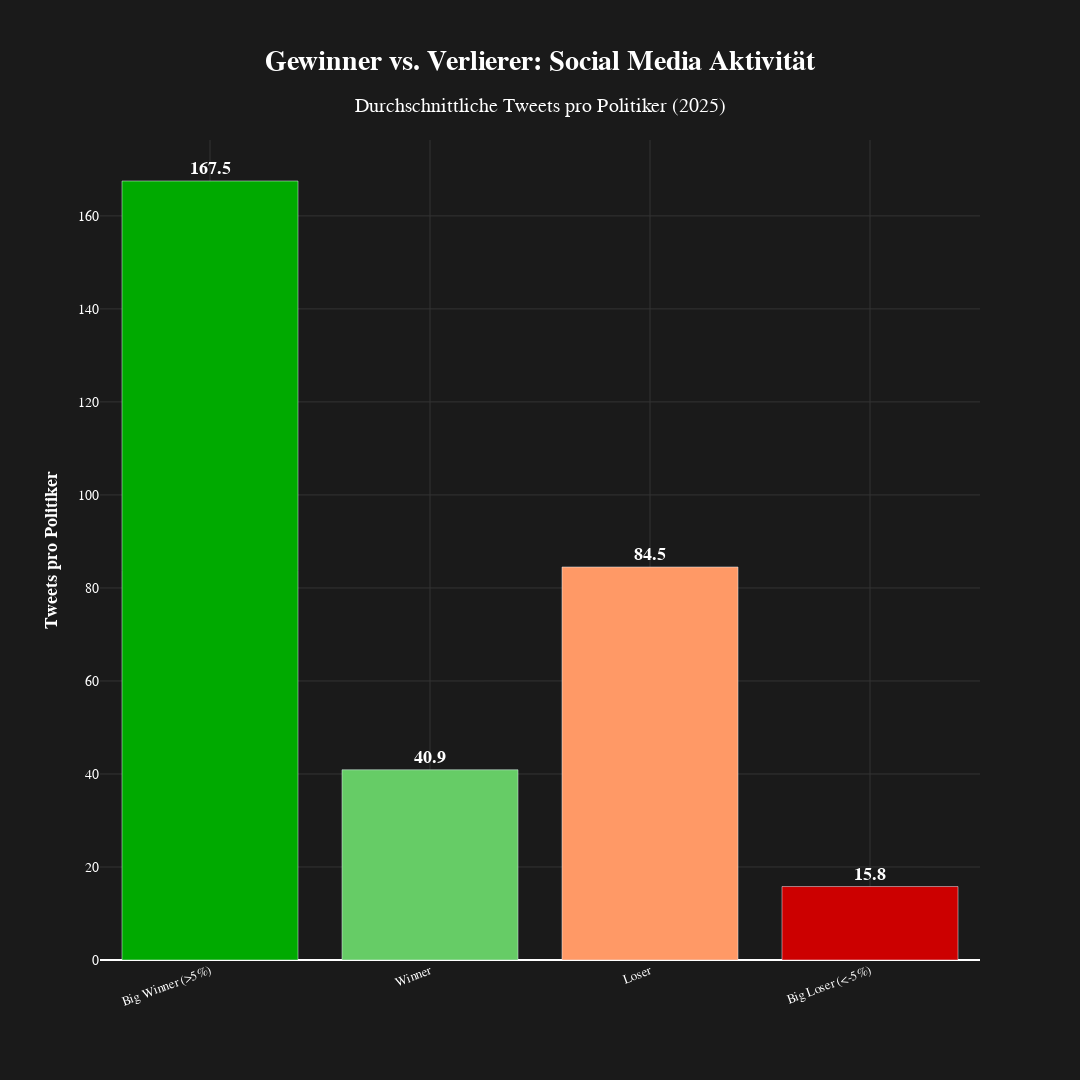

Here is the notebook cell this chart was saved with:
### Markdown cell above
## 3. Visualization 2: Winners vs Losers - Tweet Activity Comparison

### Code cell
# Create bar chart comparing winners vs losers
def create_winners_vs_losers_plot(df, language='de'):
    
    if language == 'de':
        title = "<b>Gewinner vs. Verlierer: Social Media Aktivität</b><br><sub>Durchschnittliche Tweets pro Politiker (2025)</sub>"
        yaxis_title = "<b>Tweets pro Politiker</b>"
    else:
        title = "<b>Winners vs. Losers: Social Media Activity</b><br><sub>Average Tweets per Politician (2025)</sub>"
        yaxis_title = "<b>Tweets per Politician</b>"
    
    # Color mapping
    colors = {
        'Big Winner (>5%)': '#00AA00',
        'Winner': '#66CC66',
        'Loser': '#FF9966',
        'Big Loser (<-5%)': '#CC0000'
    }
    
    fig = go.Figure()
    
    fig.add_trace(go.Bar(
        x=df['performance_category'],
        y=df['avg_tweets_per_pol'],
        marker_color=[colors.get(cat, '#888888') for cat in df['performance_category']],
        text=[f"<b>{val:.1f}</b>" for val in df['avg_tweets_per_pol']],
        textposition='outside',
        textfont=dict(color='white', size=18),
        hovertemplate=(
            "<b>%{x}</b><br>"
            "Tweets/Pol: %{y:.1f}<br>"
            "<extra></extra>"
        )
    ))
    
    fig.update_layout(
        title=dict(
            text=title,
            x=0.5,
            xanchor='center',
            font=dict(size=28, color='white')
        ),
        plot_bgcolor='#1a1a1a',
        paper_bgcolor='#1a1a1a',
        font=dict(color='white', size=14, family='Arial'),
        height=1080,  # Instagram square
        width=1080,
        showlegend=False,
        margin=dict(b=120, t=140, l=100, r=100),
        xaxis=dict(
            gridcolor='#333333',
            tickfont=dict(size=13),
            tickangle=-20
        ),
        yaxis=dict(
            title=yaxis_title,
            gridcolor='#333333',
            title_font=dict(size=18),
            tickfont=dict(size=14)
        )
    )
    
    return fig

# Create and save
fig_de = create_winners_vs_losers_plot(df_category, 'de')
fig_en = create_winners_vs_losers_plot(df_category, 'en')

output_de = GRAPHICS_DIR / "winners_vs_losers_de.png"
output_en = GRAPHICS_DIR / "winners_vs_losers_en.png"

fig_de.write_image(output_de, width=1080, height=1080, scale=2)
fig_en.write_image(output_en, width=1080, height=1080, scale=2)

print(f"✅ Saved: {output_de}")
print(f"✅ Saved: {output_en}")

fig_de.show()

### Figure 1 — Plotly figure (JSON) as saved in the notebook; plotly's stock layout.template omitted (floating-point values rounded to 4 significant figures)
{"data": [{"hovertemplate": "<b>%{x}</b><br>Tweets/Pol: %{y:.1f}<br><extra></extra>", "marker": {"color": ["#00AA00", "#66CC66", "#FF9966", "#CC0000"]}, "text": ["<b>167.5</b>", "<b>40.9</b>", "<b>84.5</b>", "<b>15.8</b>"], "textfont": {"color": "white", "size": 18}, "textposition": "outside", "type": "bar", "x": ["Big Winner (>5%)", "Winner", "Loser", "Big Loser (<-5%)"], "y": [167.5, 40.9, 84.5, 15.8]}], "layout": {"font": {"color": "white", "family": "Arial", "size": 14}, "height": 1080, "margin": {"b": 120, "l": 100, "r": 100, "t": 140}, "paper_bgcolor": "#1a1a1a", "plot_bgcolor": "#1a1a1a", "showlegend": false, "title": {"font": {"color": "white", "size": 28}, "text": "<b>Gewinner vs. Verlierer: Social Media Aktivität</b><br><sub>Durchschnittliche Tweets pro Politiker (2025)</sub>", "x": 0.5, "xanchor": "center"}, "width": 1080, "xaxis": {"gridcolor": "#333333", "tickangle": -20, "tickfont": {"size": 13}}, "yaxis": {"gridcolor": "#333333", "tickfont": {"size": 14}, "title": {"font": {"size": 18}, "text": "<b>Tweets pro Politiker</b>"}}}}
